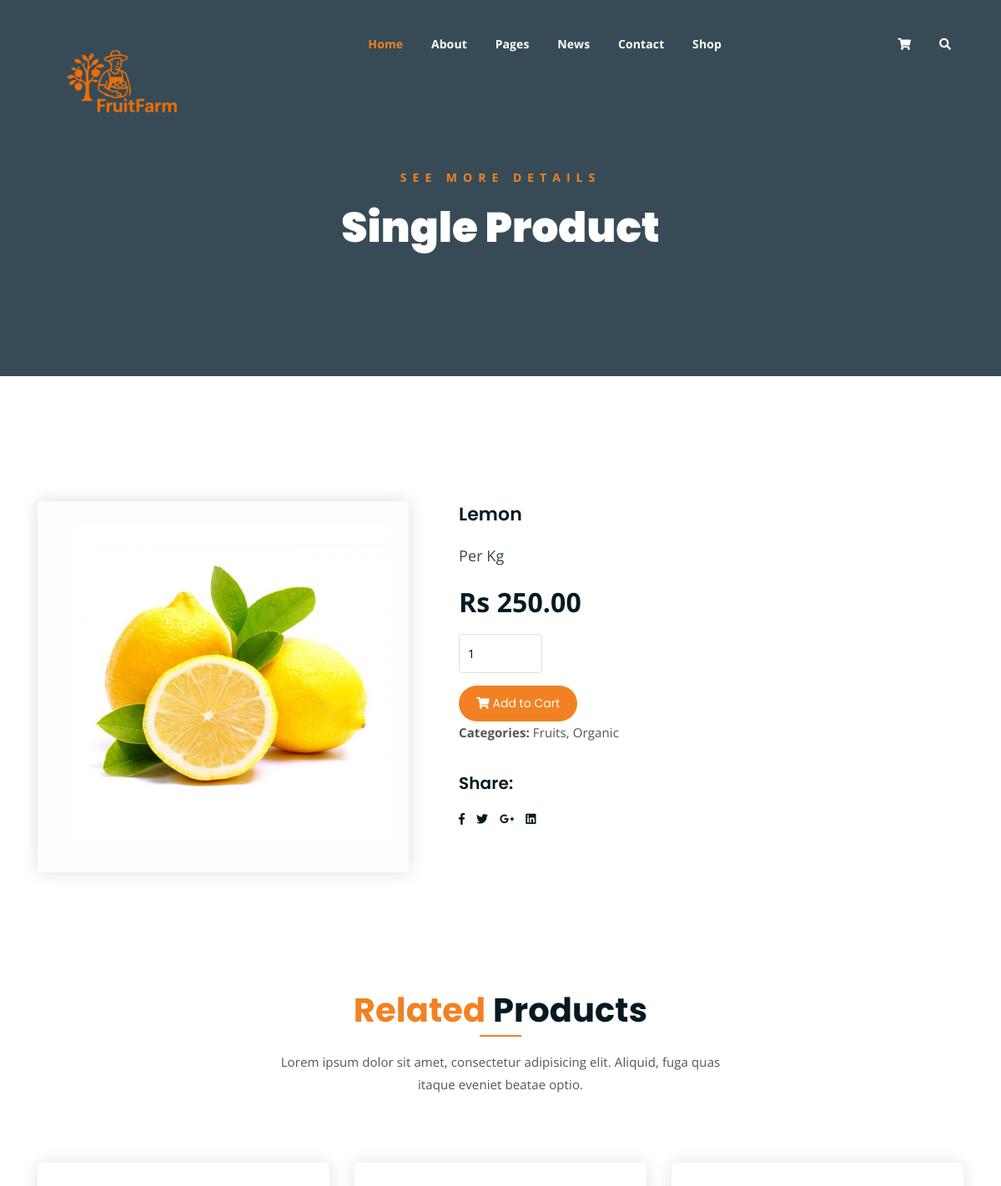
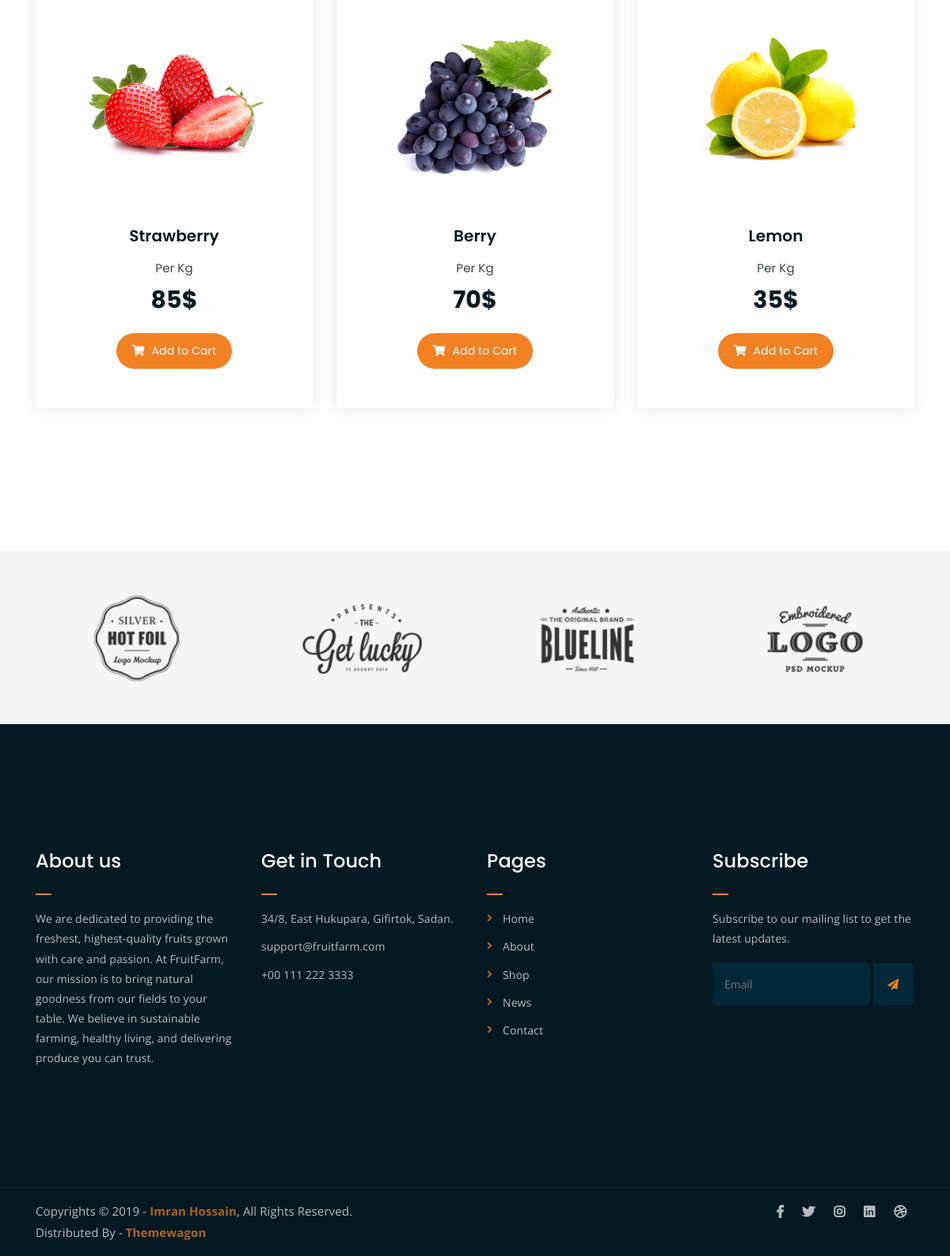
Screenshot of /singleproduct/3 with the database file from the repository (2 pictures, top to bottom).
### fruits/models.py (models this page shows)
class products(models.Model):
    image=models.ImageField(upload_to='images/')
    name=models.CharField(max_length=50)
    price=models.DecimalField(decimal_places=2,max_digits=5)

### fruits/views.py (the view)
# urls.py: path("singleproduct/<int:id>",singleproduct),
def singleproduct(request,id):
    d=products.objects.get(id=id)
    if request.method=='POST':
        qty=int(request.POST['qty'])
        x=CartItem(product=d,quantity=qty,user=request.user)
        x.save()
        return redirect(cart)
    return render(request,'single-product.html' ,{'d':d})

### fruits/templates/single-product.html (shortened to what this page needs)
{% load static %}
<!DOCTYPE html>
<html lang="en">
<head>
	<link rel="stylesheet" href="{% static 'assets/css/all.min.css' %}">
	<link rel="stylesheet" href="{% static 'assets/bootstrap/css/bootstrap.min.css' %}">
	<link rel="stylesheet" href="{% static 'assets/css/owl.carousel.css' %}">
	<link rel="stylesheet" href="{% static 'assets/css/magnific-popup.css' %}">
	<link rel="stylesheet" href="{% static 'assets/css/animate.css' %}">
	<link rel="stylesheet" href="{% static 'assets/css/meanmenu.min.css' %}">
	<link rel="stylesheet" href="{% static 'assets/css/main.css' %}">
	<link rel="stylesheet" href="{% static 'assets/css/responsive.css' %}">
</head>
<body>
	<div class="top-header-area" id="sticker">
		<div class="container">
			<div class="row">
				<div class="col-lg-12 col-sm-12 text-center">
					<div class="main-menu-wrap">
						<div class="site-logo">
							<a href="index">
								<img src="{% static 'assets/img/fruitfarm2.png' %}" alt="">
							</a>
						</div>
						<nav class="main-menu">
							<ul>
								<li class="current-list-item"><a href="#">Home</a>
								</li>
								<li><a href="about">About</a></li>
								<li><a href="#">Pages</a>
								</li>
								<li><a href="news">News</a>
								</li>
								<li><a href="contact">Contact</a></li>
								<li><a href="shop">Shop</a>
								</li>
								<li>
									<div class="header-icons">
										<a class="shopping-cart" href="cart"><i class="fas fa-shopping-cart"></i></a>
										<a class="mobile-hide search-bar-icon" href="#"><i class="fas fa-search"></i></a>
									</div>
								</li>
							</ul>
						</nav>
					</div>
				</div>
			</div>
		</div>
	</div>
	<div class="breadcrumb-section breadcrumb-bg">
		<div class="container">
			<div class="row">
				<div class="col-lg-8 offset-lg-2 text-center">
					<div class="breadcrumb-text">
						<p>See more Details</p>
						<h1>Single Product</h1>
					</div>
				</div>
			</div>
		</div>
	</div>
	<div class="single-product mt-150 mb-150">
		<div class="container">
			<div class="row">
				<div class="col-md-5">
					<div class="single-product-img">
						<img src="{{d.image.url}}" alt="">
					</div>
				</div>
				<div class="col-md-7">
					<div class="single-product-content">
						<h3>{{d.name}}</h3>
						<p class="single-product-pricing"><span>Per Kg</span> Rs {{d.price}}</p>
						<div class="single-product-form">
							<form action="" method="post">
								<input type="number" placeholder="" value="1" name="qty"><br>
								<button type="submit" class="btn"><i class="fas fa-shopping-cart"></i> Add to Cart</button>
							</form>
							<p><strong>Categories: </strong>Fruits, Organic</p>
						</div>
						<h4>Share:</h4>
						<ul class="product-share">
							<li><a href=""><i class="fab fa-facebook-f"></i></a></li>
							<li><a href=""><i class="fab fa-twitter"></i></a></li>
							<li><a href=""><i class="fab fa-google-plus-g"></i></a></li>
							<li><a href=""><i class="fab fa-linkedin"></i></a></li>
						</ul>
					</div>
				</div>
			</div>
		</div>
	</div>
	<div class="more-products mb-150">
		<div class="container">
			<div class="row">
				<div class="col-lg-8 offset-lg-2 text-center">
					<div class="section-title">
						<h3><span class="orange-text">Related</span> Products</h3>
						<p>Lorem ipsum dolor sit amet, consectetur adipisicing elit. Aliquid, fuga quas itaque eveniet beatae optio.</p>
					</div>
				</div>
			</div>
			<div class="row">
				<div class="col-lg-4 col-md-6 text-center">
					<div class="single-product-item">
						<div class="product-image">
							<a href="singleproduct"><img src="{% static 'assets/img/products/product-img-1.jpg' %}" alt=""></a>
						</div>
						<h3>Strawberry</h3>
						<p class="product-price"><span>Per Kg</span> 85$ </p>
						<a href="cart" class="cart-btn"><i class="fas fa-shopping-cart"></i> Add to Cart</a>
					</div>
				</div>
				<div class="col-lg-4 col-md-6 text-center">
					<div class="single-product-item">
						<div class="product-image">
							<a href="singleproduct"><img src="{% static 'assets/img/products/product-img-2.jpg' %}" alt=""></a>
						</div>
						<h3>Berry</h3>
						<p class="product-price"><span>Per Kg</span> 70$ </p>
						<a href="cart" class="cart-btn"><i class="fas fa-shopping-cart"></i> Add to Cart</a>
					</div>
				</div>
				<div class="col-lg-4 col-md-6 offset-lg-0 offset-md-3 text-center">
					<div class="single-product-item">
						<div class="product-image">
							<a href="singleproduct"><img src="{% static 'assets/img/products/product-img-3.jpg' %}" alt=""></a>
						</div>
						<h3>Lemon</h3>
						<p class="product-price"><span>Per Kg</span> 35$ </p>
						<a href="cart" class="cart-btn"><i class="fas fa-shopping-cart"></i> Add to Cart</a>
					</div>
				</div>
			</div>
		</div>
	</div>
	<div class="logo-carousel-section">
		<div class="container">
			<div class="row">
				<div class="col-lg-12">
					<div class="logo-carousel-inner">
						<div class="single-logo-item">
							<img src="{% static 'assets/img/company-logos/1.png' %}" alt="">
						</div>
						<div class="single-logo-item">
							<img src="{% static 'assets/img/company-logos/2.png' %}" alt="">
						</div>
						<div class="single-logo-item">
							<img src="{% static 'assets/img/company-logos/3.png' %}" alt="">
						</div>
						<div class="single-logo-item">
							<img src="{% static 'assets/img/company-logos/4.png' %}" alt="">
						</div>
					</div>
				</div>
			</div>
		</div>
	</div>
	<div class="footer-area">
		<div class="container">
			<div class="row">
				<div class="col-lg-3 col-md-6">
					<div class="footer-box about-widget">
						<h2 class="widget-title">About us</h2>
						<p>We are dedicated to providing the freshest, highest-quality fruits grown with care and passion. At FruitFarm, our mission is to bring natural goodness from our fields to your table.
We believe in sustainable farming, healthy living, and delivering produce you can trust.</p>
					</div>
				</div>
				<div class="col-lg-3 col-md-6">
					<div class="footer-box get-in-touch">
						<h2 class="widget-title">Get in Touch</h2>
						<ul>
							<li>34/8, East Hukupara, Gifirtok, Sadan.</li>
							<li>support@fruitfarm.com</li>
							<li>+00 111 222 3333</li>
						</ul>
					</div>
				</div>
				<div class="col-lg-3 col-md-6">
					<div class="footer-box pages">
						<h2 class="widget-title">Pages</h2>
						<ul>
							<li><a href="index">Home</a></li>
							<li><a href="about">About</a></li>
							<li><a href="services">Shop</a></li>
							<li><a href="news">News</a></li>
							<li><a href="contact">Contact</a></li>
						</ul>
					</div>
				</div>
				<div class="col-lg-3 col-md-6">
					<div class="footer-box subscribe">
						<h2 class="widget-title">Subscribe</h2>
						<p>Subscribe to our mailing list to get the latest updates.</p>
						<form action="index">
							<input type="email" placeholder="Email">
							<button type="submit"><i class="fas fa-paper-plane"></i></button>
						</form>
					</div>
				</div>
			</div>
		</div>
	</div>
	<div class="copyright">
		<div class="container">
			<div class="row">
				<div class="col-lg-6 col-md-12">
					<p>Copyrights &copy; 2019 - <a href="https://imransdesign.com/">Imran Hossain</a>,  All Rights Reserved.<br>
						Distributed By - <a href="https://themewagon.com/">Themewagon</a>
					</p>
				</div>
				<div class="col-lg-6 text-right col-md-12">
					<div class="social-icons">
						<ul>
							<li><a href="#" target="_blank"><i class="fab fa-facebook-f"></i></a></li>
							<li><a href="#" target="_blank"><i class="fab fa-twitter"></i></a></li>
							<li><a href="#" target="_blank"><i class="fab fa-instagram"></i></a></li>
							<li><a href="#" target="_blank"><i class="fab fa-linkedin"></i></a></li>
							<li><a href="#" target="_blank"><i class="fab fa-dribbble"></i></a></li>
						</ul>
					</div>
				</div>
			</div>
		</div>
	</div>
</body>
</html>

### fruits/templates/single-product.html (style rules this page uses)
.btn { font-family: 'Poppins', sans-serif; display: inline-block; background-color: #F28123; color: #fff; padding: 10px 20px; border-radius: 50px; }

### rows the page displays
products: image (picture), name "Lemon", price "250.00"
